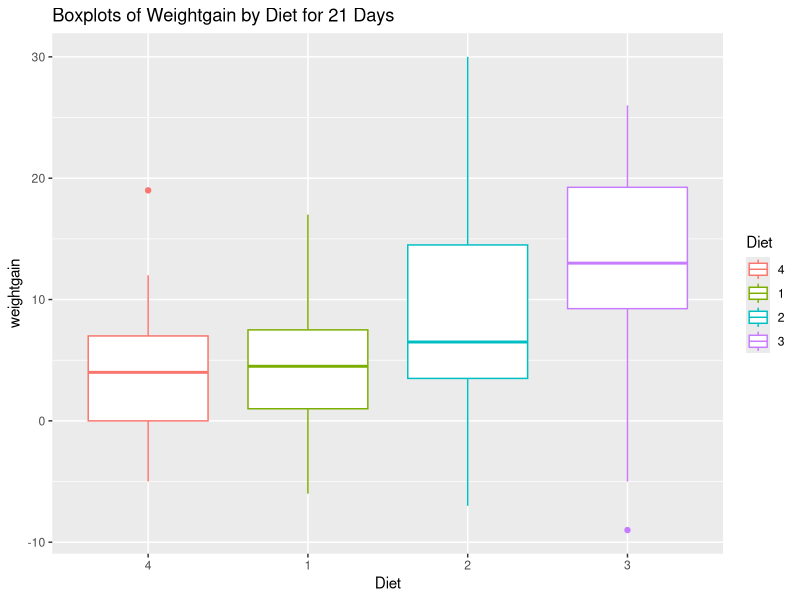
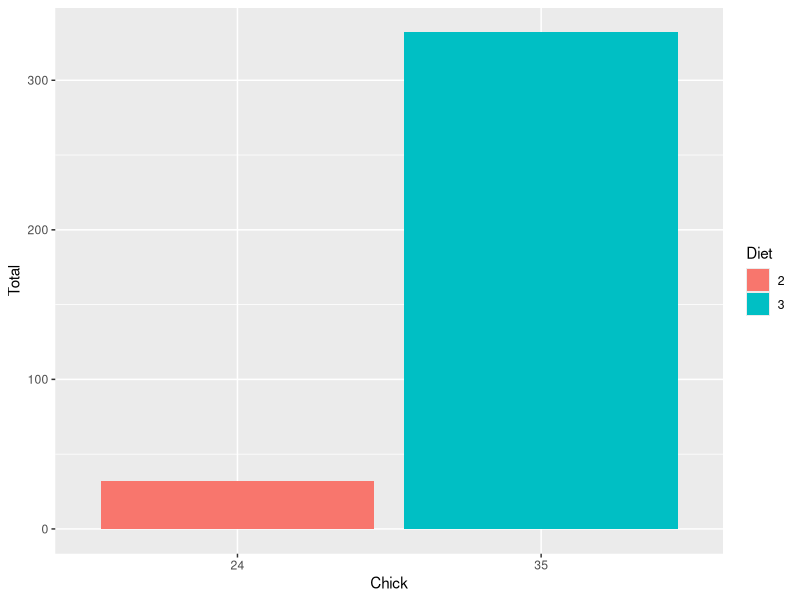
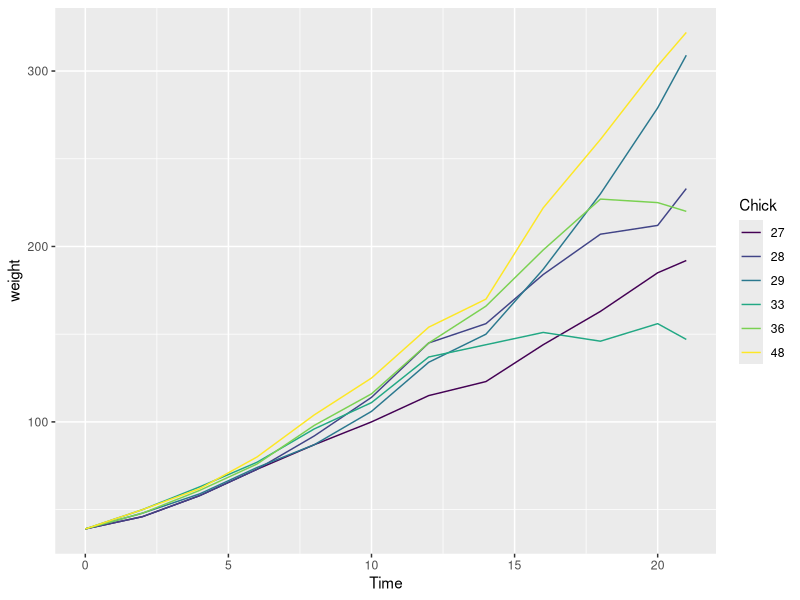

The R source for these figures, in order:
## ---- chunk 1
library(datasets)
library(ggplot2)
library(dplyr)
str(ChickWeight)
head(ChickWeight)
## ---- chunk 2
weight0 <- knitr::kable(
  ChickWeight %>%
  group_by(Diet) %>%
  summarise(chick_freq = n(),
            average_weight = mean(weight),
            sd_weight = sd(weight)))
weight0
## ---- chunk 3
complete <- ChickWeight %>% 
              group_by(Chick) %>% 
              filter(n() == 12)


knitr::kable(head(complete))
complete[1:3,]
## ---- chunk 4
weightgain <- complete %>%
              group_by(Chick) %>%
              mutate(weightgain = c(NA,diff(weight)))
knitr::kable(head(complete))
weightgain
weightgain[1:3,]
## ---- chunk 5
weightgain %>%  ungroup(Chick)%>%
  filter(Time == 21) %>%
  mutate(Diet = reorder(Diet,weightgain, median))%>%
  ggplot(aes(x = Diet, y = weightgain, color = Diet)) +
  geom_boxplot() + 
  ggtitle("Boxplots of Weightgain by Diet for 21 Days")
## ---- chunk 6
#numberic
weightgain %>%
group_by(Chick, Diet) %>%
    summarise(Total = sum(weightgain, na.rm = TRUE)) %>%
    ungroup() %>%
    filter(Total %in% c(min(Total), max(Total)))

## ---- chunk 7
#graphical
weightgain %>%
group_by(Chick, Diet) %>%
    summarise(Total = sum(weightgain, na.rm = TRUE)) %>%
    ungroup() %>%
    filter(Total %in% c(min(Total), max(Total))) %>%
    ggplot(aes(x=Chick, y=Total, fill=Diet)) + geom_col()
## ---- chunk 8
chick_min <- min(complete$weight)
chick_max <- max(complete$weight)
chick <- complete %>%
    group_by(Chick) %>%
    filter(Time == 0, weight %in% c(chick_min, chick_max)) %>%
select(Chick)
complete %>%
group_by(Chick) %>%
    filter(Chick %in% chick$Chick) %>%
    ggplot(aes(Time, weight, color=Chick)) + 
               geom_line()
